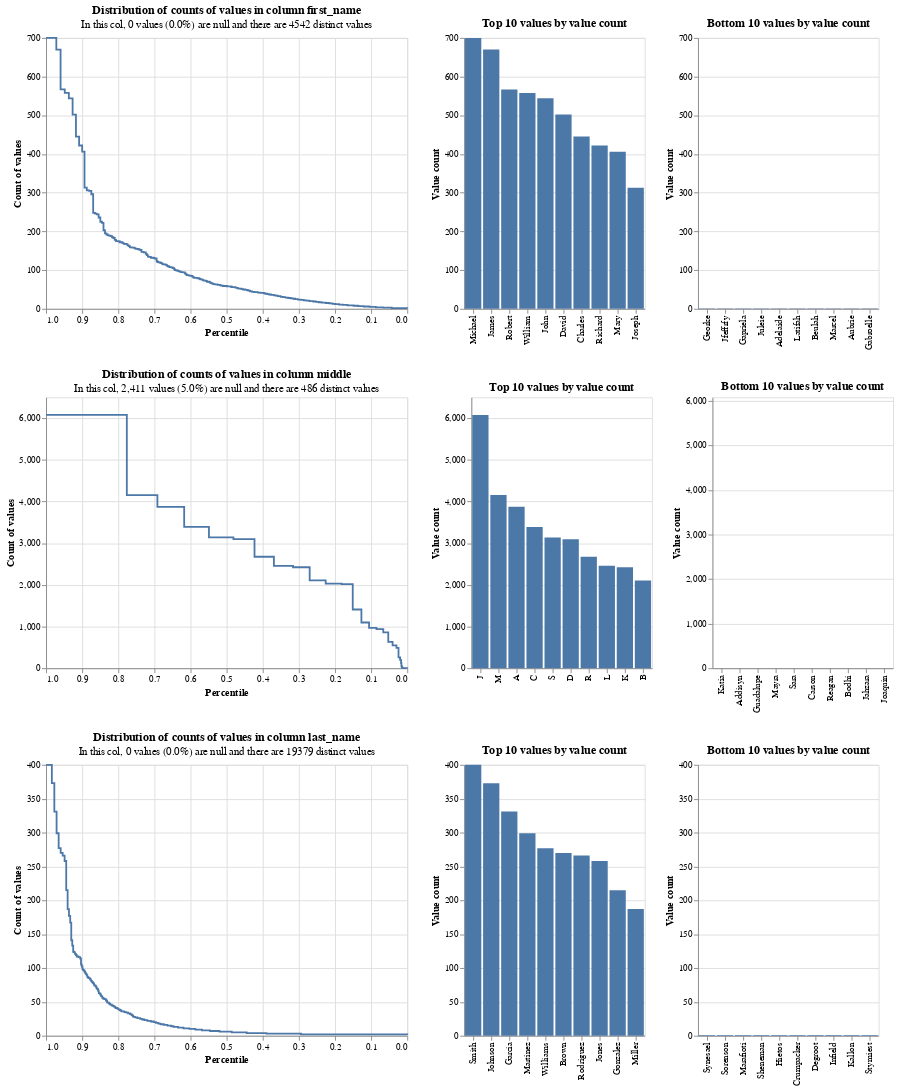

Source (notebook cell):
### Code cell
linker.profile_columns(['first_name', 'middle', 'last_name'])
